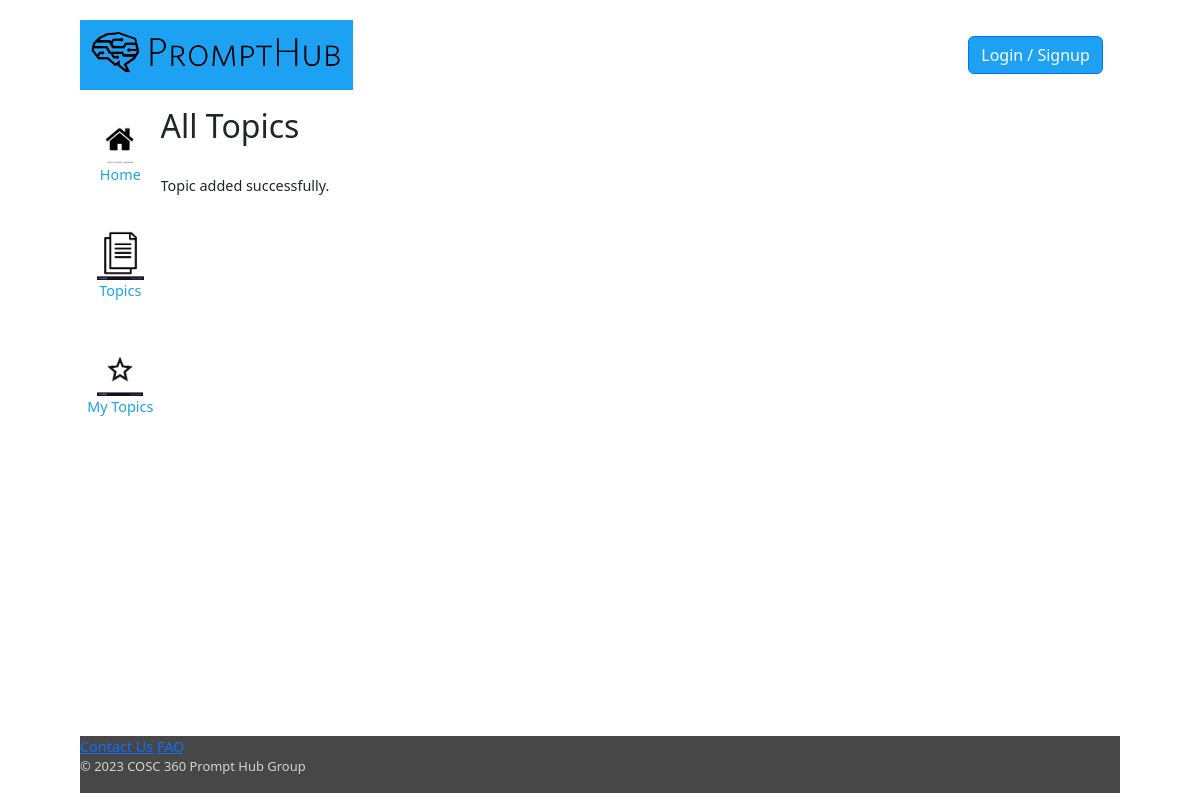
The page /topics.php on the database as committed earlier.
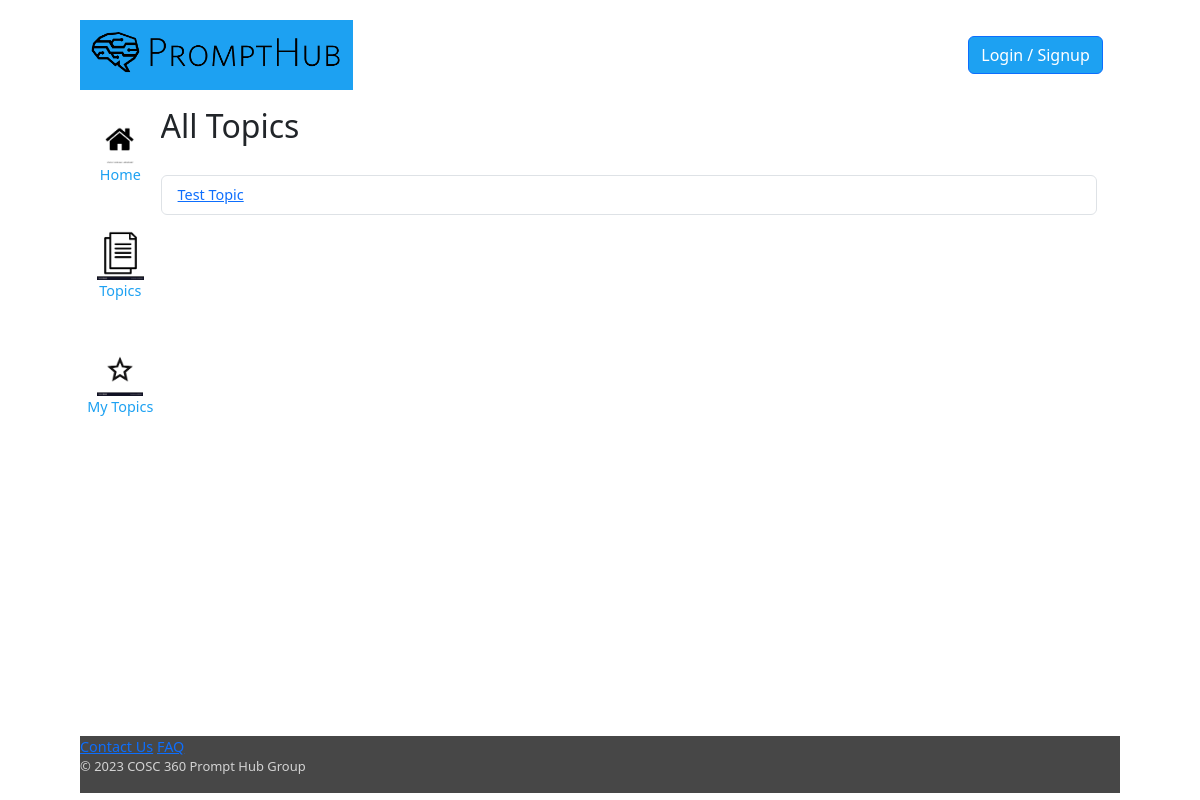
The same page on the database as committed later.
### tables this page shows
CREATE TABLE `topics` (
  `topic_id` int(11) NOT NULL,
  `topic_title` varchar(50) NOT NULL
);

### get-topics.php (the view, shortened to what this page needs)
<?php
include "connection.php";
$query = "SELECT * FROM topics";
$result = mysqli_query($conn, $query);
if (mysqli_num_rows($result) == 0) {
    $query = "INSERT INTO topics (topic_title) VALUES ('Test Topic')";
    if (mysqli_query($conn, $query)) {
        echo "Topic added successfully.";
    } else {
        echo "Error adding topic: " . mysqli_error($conn);
    }
} else {
    while ($row = mysqli_fetch_assoc($result)) {
        echo '<li class="list-group-item">';
        echo "<a href='topic.php?id={$row['topic_id']}'>{$row['topic_title']}</a>";
        echo '</li>';
    }
}
?>

Rows that differ between the two databases and show on the page:
added topics: topic_title "Test Topic"
Other text that changed with them:
text no longer shown: "Topic added successfully."
